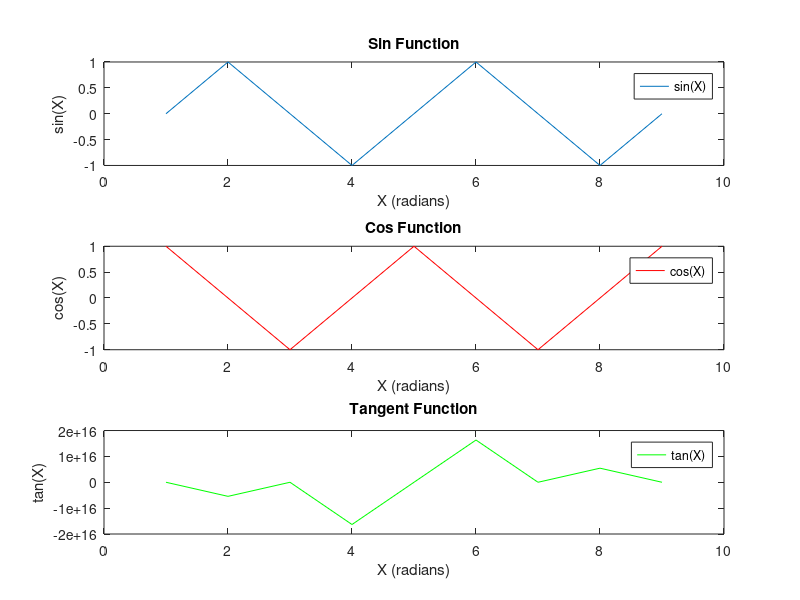

MATLAB code to generate this figure:
k=2*pi;
X=linspace(-k,k,9);
subplot(3,1,1);
y1=sin(X);
plot(y1);
title('Sin Function');
xlabel('X (radians)');
ylabel('sin(X)');
legend('sin(X)');

subplot(3,1,2);
y2=cos(X);
plot(y2,'r');
title('Cos Function');
xlabel('X (radians)');
ylabel('cos(X)');
legend('cos(X)');

subplot(3,1,3);
y3=tan(X);
plot(y3,'g');
title('Tangent Function');
xlabel('X (radians)');
ylabel('tan(X)');
legend('tan(X)');